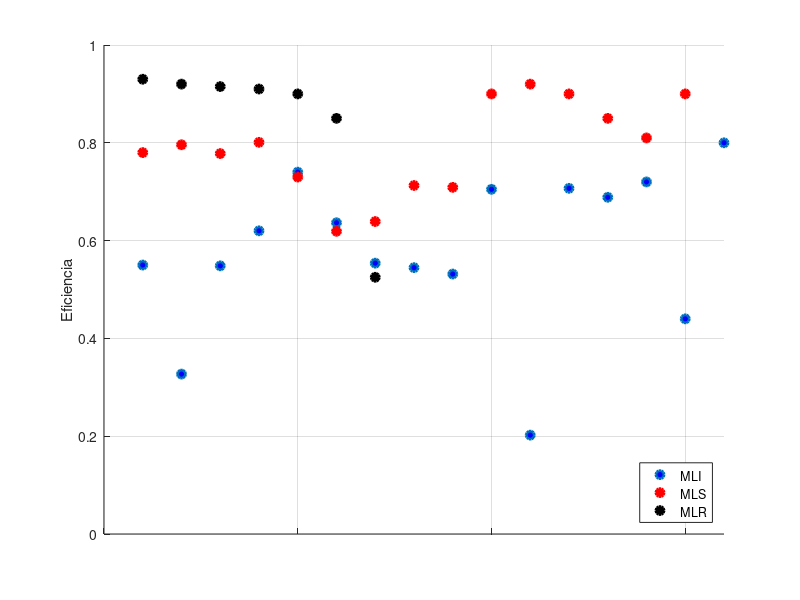
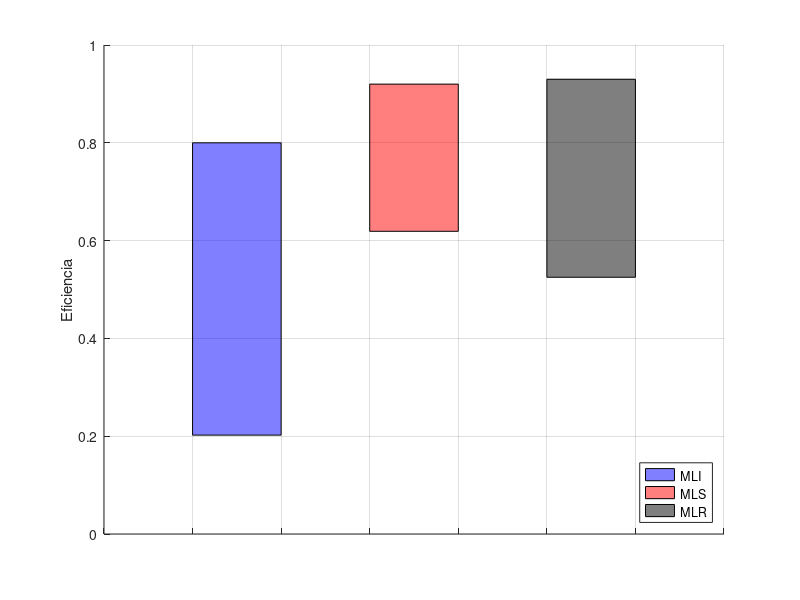
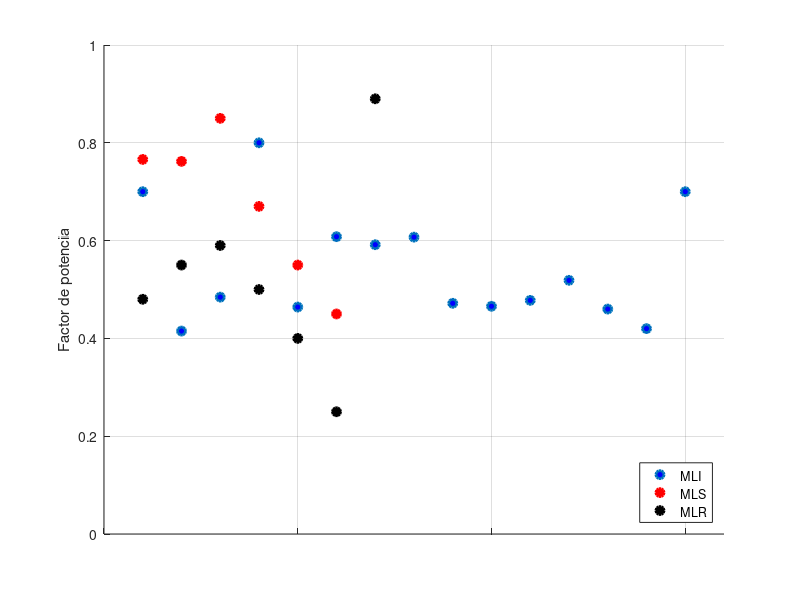
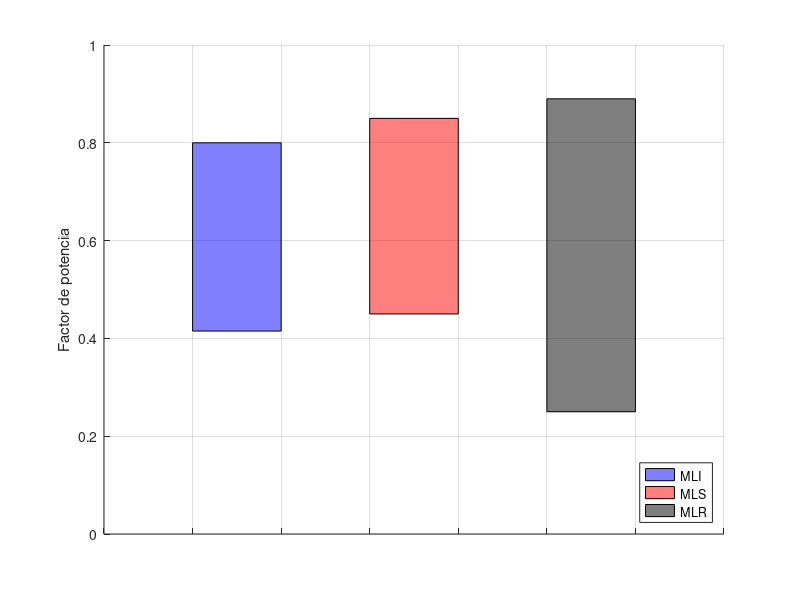

MATLAB code to generate these figures, in order:
%% Efficiency Comparisons
% Author: Daniel F. Daza
% This script takes efficiency and power factor values from references
% cited in the book, taking into account the LIM, LSM and LRM types of
% linear motors, and compares them using two charts.

%% Prepare
clc, clear, close all;

%% Load efficiencies data (see Refs_effs.xlsx)
LIMeffs = [0.55
            0.327
            0.5484
            0.62
            0.74
            0.6365
            0.5539
            0.5447
            0.5316
            0.7049
            0.2022
            0.7069
            0.6886
            0.72
            0.44
            0.8];

LSMeffs = [0.78
            0.796
            0.778
            0.801
            0.73
            0.619
            0.639
            0.7127
            0.7089
            0.9
            0.92
            0.9
            0.85
            0.81
            0.9];

LRMeffs = [0.93
            0.92
            0.915
            0.91
            0.9
            0.85
            0.525];

%% Plot data points
figure; hold on;
plot(LIMeffs,'o','LineWidth', 2, 'MarkerFaceColor', 'b');
plot(LSMeffs,'or','LineWidth', 2, 'MarkerFaceColor', 'r');
plot(LRMeffs,'ok','LineWidth', 2, 'MarkerFaceColor', 'k');
xlim([0 16]); ylim([0 1]);
set(gca,'XtickLabel',[]);
ylabel('Eficiencia');
legend('MLI', 'MLS', 'MLR', 'Location', 'SouthEast');
grid on;

%% Plot data bands
figure; hold on;
patch([0 1 1 0],[min(LIMeffs) min(LIMeffs) max(LIMeffs) max(LIMeffs)], ...
    'b', 'FaceAlpha', 0.5);
patch([2 3 3 2],[min(LSMeffs) min(LSMeffs) max(LSMeffs) max(LSMeffs)], ...
    'r', 'FaceAlpha', 0.5);
patch([4 5 5 4],[min(LRMeffs) min(LRMeffs) max(LRMeffs) max(LRMeffs)], ...
    'k', 'FaceAlpha', 0.5);
xlim([-1 6]); ylim([0 1]);
set(gca,'XtickLabel',[]);
ylabel('Eficiencia');
legend('MLI', 'MLS', 'MLR', 'Location', 'SouthEast');
grid on;

%% Load power factor data (see Refs_effs.xlsx)
LIMpfs = [0.7
        0.415
        0.4844
        0.8
        0.4641
        0.608
        0.5916
        0.6071
        0.4718
        0.4657
        0.4778
        0.5188
        0.46
        0.42
        0.7];
    
LSMpfs = [0.766
        0.762
        0.85
        0.67
        0.55
        0.45];
    
LRMpfs = [0.48
        0.55
        0.59
        0.5
        0.4
        0.25
        0.89];

%% Plot data points
figure; hold on;
plot(LIMpfs,'o','LineWidth', 2, 'MarkerFaceColor', 'b');
plot(LSMpfs,'or','LineWidth', 2, 'MarkerFaceColor', 'r');
plot(LRMpfs,'ok','LineWidth', 2, 'MarkerFaceColor', 'k');
xlim([0 16]); ylim([0 1]);
set(gca,'XtickLabel',[]);
ylabel('Factor de potencia');
legend('MLI', 'MLS', 'MLR', 'Location', 'SouthEast');
grid on;

%% Plot data bands
figure; hold on;
patch([0 1 1 0],[min(LIMpfs) min(LIMpfs) max(LIMpfs) max(LIMpfs)], ...
    'b', 'FaceAlpha', 0.5);
patch([2 3 3 2],[min(LSMpfs) min(LSMpfs) max(LSMpfs) max(LSMpfs)], ...
    'r', 'FaceAlpha', 0.5);
patch([4 5 5 4],[min(LRMpfs) min(LRMpfs) max(LRMpfs) max(LRMpfs)], ...
    'k', 'FaceAlpha', 0.5);
xlim([-1 6]); ylim([0 1]);
set(gca,'XtickLabel',[]);
ylabel('Factor de potencia');
legend('MLI', 'MLS', 'MLR', 'Location', 'SouthEast');
grid on;